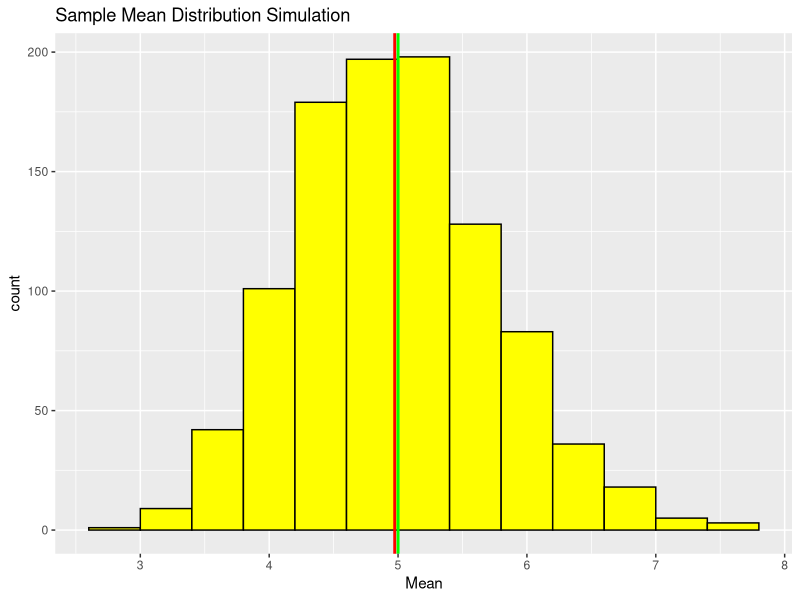
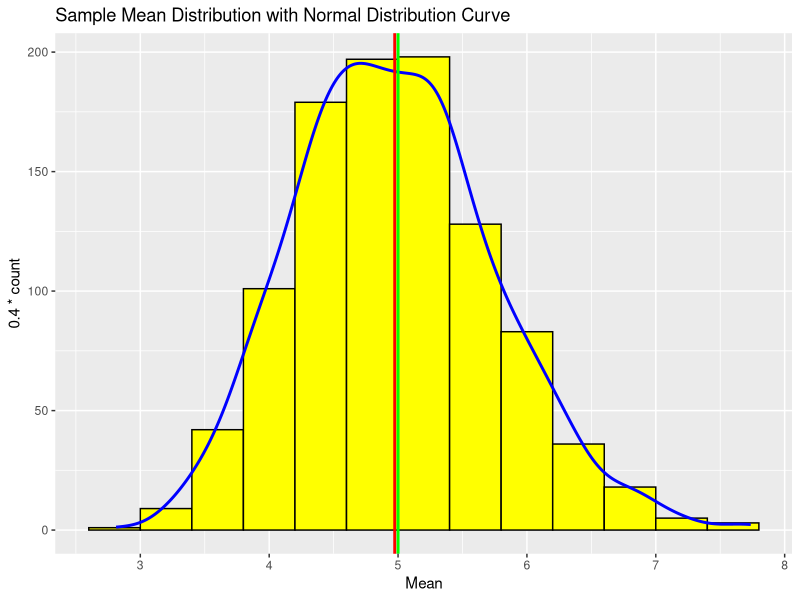

These figures' R source, in order:
## ---- chunk 1
library(knitr) ##Load Knitr package
library(ggplot2) ##Plotting and data
## ---- chunk 2
## Setting Global Option where echo = true so that someone will be able to read the code and results.
knitr::opts_chunk$set(echo = TRUE, results = "hold", tidy = TRUE)
## ---- chunk 3
##Setup variables provided by the instructions.
n <- 40 ##number of exponentials
lambda <- 0.2 ##universal lambda for all simulations
simNum <- 1000 ## number of simulations

set.seed(1234) ## set the seed to create reproducibility

##Simulation in matrix format
sim <- matrix(rexp(simNum * n, rate=lambda), simNum, n)
meanSim <- rowMeans(sim) ## Refer to Appendix
## ---- chunk 4
muTheory <- 1/lambda
muTheory
## ---- chunk 5
muSim <-mean(meanSim)
muSim
## ---- chunk 6
ggplot(data.frame(meanSim), aes(x = meanSim)) + 
  geom_histogram(position="identity", color = "black", fill="yellow", binwidth=0.4) + 
  labs(title = "Sample Mean Distribution Simulation", x = "Mean") +
  geom_vline(xintercept = muSim, size=1, colour="red") + 
  geom_vline(xintercept = muTheory, size=1, colour="green")
## ---- chunk 7
varTheory <- (1/lambda)^2/n
varTheory
## ---- chunk 8
varSample <- var(meanSim)
varSample
## ---- chunk 9
ggplot(data.frame(meanSim), aes(x = meanSim,)) + 
  geom_histogram(position="identity", color = "black", fill="yellow", binwidth=0.4) + 
  geom_density(aes(y=0.4*..count..),colour="blue", size=1) +
  ##stat_function(fun = dnorm, colour = "green", args = list(mean = muTheory, sd=sqrt(varTheory))) +
  labs(title = "Sample Mean Distribution with Normal Distribution Curve", x = "Mean") + 
  geom_vline(xintercept = muSim, size=1, colour="red") + 
  geom_vline(xintercept = muTheory, size=1, colour="green")
